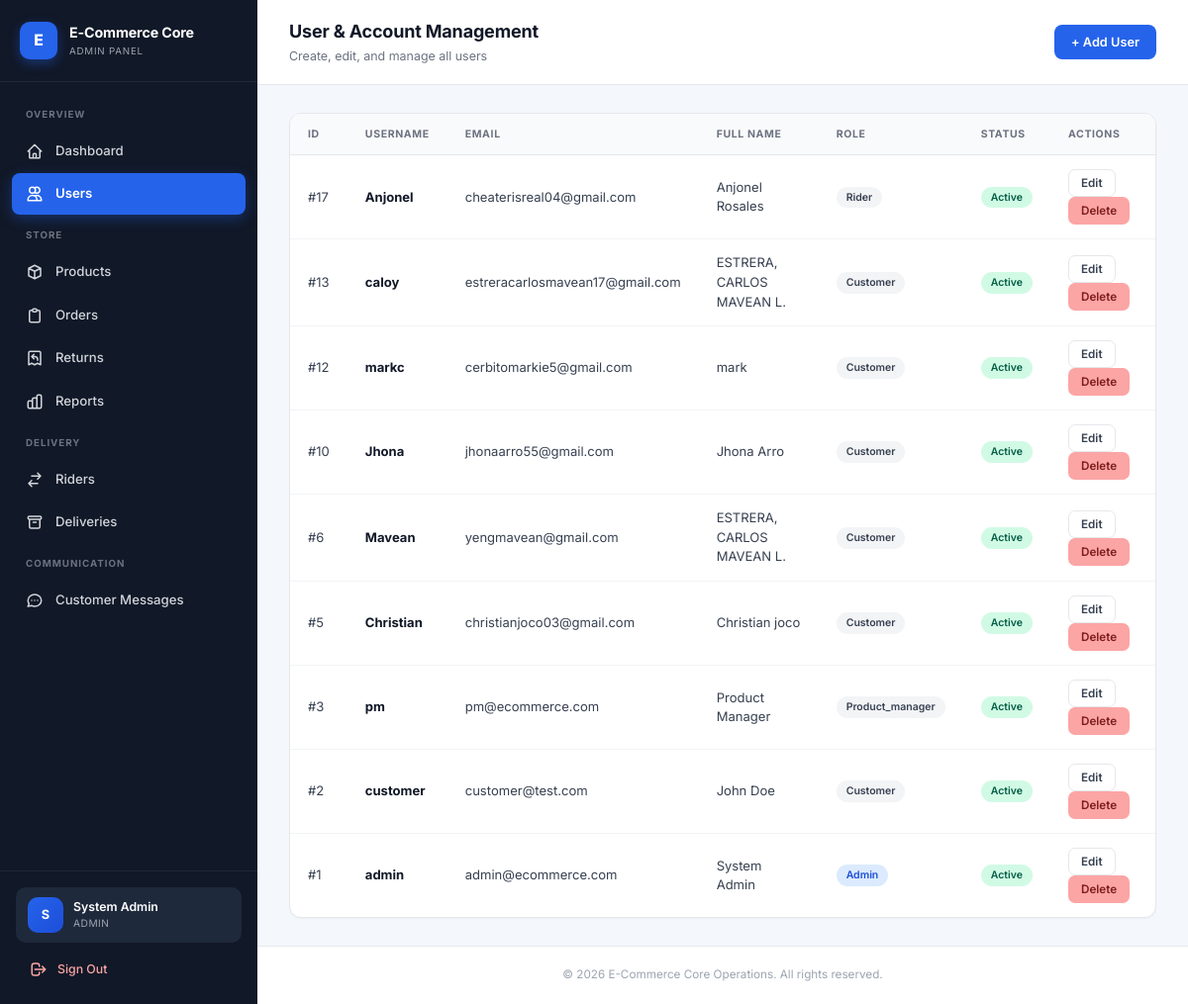
Page /modules/users.php (signed in) on the committed database.
### tables this page shows
CREATE TABLE `users` (
  `id` int(11) NOT NULL,
  `username` varchar(50) NOT NULL,
  `email` varchar(100) NOT NULL,
  `phone` varchar(20) DEFAULT NULL,
  `address` text DEFAULT NULL,
  `city` varchar(80) DEFAULT NULL,
  `province` varchar(80) DEFAULT NULL,
  `postal_code` varchar(10) DEFAULT NULL,
  `password` varchar(255) NOT NULL,
  `full_name` varchar(100) DEFAULT NULL,
  `role` enum('admin','product_manager','customer','rider') DEFAULT 'customer',
  `status` enum('active','inactive') DEFAULT 'active',
  `email_verified` tinyint(1) DEFAULT 0,
  `profile_completed` tinyint(1) DEFAULT 0,
  `must_change_password` tinyint(1) DEFAULT 0,
  `temp_password_issued_at` datetime DEFAULT NULL,
  `created_at` timestamp NOT NULL DEFAULT current_timestamp()
);

### includes/auth.php (called while the page is built, shortened)
<?php
if (!function_exists('e')) {
    function e($s) { return htmlspecialchars($s ?? '', ENT_QUOTES, 'UTF-8'); }
}

### modules/users.php (the view, shortened to what this page needs)
<?php
require_once __DIR__ . '/../includes/auth.php';
require_once __DIR__ . '/../config/db.php';
$users = $pdo->query("SELECT * FROM users ORDER BY id DESC")->fetchAll();
require_once __DIR__ . '/../includes/header.php';
?>
<div class="app-layout">
    <?php require __DIR__ . '/../includes/sidebar.php'; ?>
    <div class="main-wrapper">
        <header class="topbar">
            <div class="topbar-left">
                <div>
                    <h2>User & Account Management</h2>
                    <p>Create, edit, and manage all users</p>
                </div>
            </div>
            <button onclick="openCreate()" class="btn btn-primary">+ Add User</button>
        </header>
        <div class="page-body">
            <div class="card">
                <div class="table-wrapper">
                    <table>
                        <thead>
                            <tr>
                                <th>ID</th><th>Username</th><th>Email</th><th>Full Name</th>
                                <th>Role</th><th>Status</th><th>Actions</th>
                            </tr>
                        </thead>
                        <tbody>
                            <?php foreach ($users as $u): ?>
                            <tr>
                                <td>#<?= $u['id'] ?></td>
                                <td><strong style="color:#111827;"><?= e($u['username']) ?></strong></td>
                                <td><?= e($u['email']) ?></td>
                                <td><?= e($u['full_name']) ?></td>
                                <td><span class="badge <?= $u['role']==='admin' ? 'badge-blue' : 'badge-gray' ?>"><?= e(ucfirst($u['role'])) ?></span></td>
                                <td><span class="badge <?= $u['status']==='active' ? 'badge-green' : 'badge-red' ?>"><?= e(ucfirst($u['status'])) ?></span></td>
                                <td>
                                    <button onclick='editUser(<?= json_encode($u, JSON_HEX_APOS | JSON_HEX_QUOT) ?>)' class="btn btn-secondary btn-sm">Edit</button>
                                    <form method="POST" style="display:inline;" onsubmit="return confirm('Delete this user?')">
                                        <button type="submit" class="btn btn-danger btn-sm">Delete</button>
                                    </form>
                                </td>
                            </tr>
                            <?php endforeach; ?>
                        </tbody>
                    </table>
                </div>
            </div>
        </div>
        <?php require __DIR__ . '/../includes/footer.php'; ?>

### assets/css/style.css (style rules this page uses)
*, *::before, *::after { box-sizing: border-box; }
html, body { margin: 0; padding: 0; font-family: 'Inter', -apple-system, BlinkMacSystemFont, 'Segoe UI', Roboto, sans-serif; background: #f4f7fb; color: #1f2937; font-size: 15px; line-height: 1.5; -webkit-font-smoothing: antialiased; }
.app-layout { display: flex; min-height: 100vh; width: 100%; }
.main-wrapper { flex: 1; margin-left: 260px; min-height: 100vh; display: flex; flex-direction: column; width: calc(100% - 260px); min-width: 0; }
.topbar { background: #fff; border-bottom: 1px solid #e5e7eb; padding: 18px 32px; display: flex; justify-content: space-between; align-items: center; position: sticky; top: 0; z-index: 30; gap: 16px; }
.topbar-left { display: flex; align-items: center; gap: 14px; min-width: 0; flex: 1; }
.topbar-left > div { min-width: 0; }
.topbar h2 { font-size: 1.2rem; font-weight: 700; color: #111827; margin: 0; letter-spacing: -0.01em; white-space: nowrap; overflow: hidden; text-overflow: ellipsis; }
.topbar p { color: #6b7280; font-size: 0.83rem; margin: 3px 0 0; white-space: nowrap; overflow: hidden; text-overflow: ellipsis; }
.page-body { padding: 28px 32px; flex: 1; width: 100%; }
.card { background: #fff; border: 1px solid #e5e7eb; border-radius: 12px; box-shadow: 0 1px 2px rgba(16, 24, 40, 0.04); overflow: hidden; }
.btn { display: inline-flex; align-items: center; justify-content: center; gap: 6px; padding: 9px 16px; border-radius: 8px; font-size: 0.85rem; font-weight: 600; text-decoration: none; cursor: pointer; border: 1px solid transparent; transition: all 0.15s ease; white-space: nowrap; font-family: inherit; line-height: 1.2; }
.btn-primary { background: #2563eb; color: #fff; }
.btn-secondary { background: #fff; color: #374151; border-color: #e5e7eb; }
.btn-danger { background: #fca5a5; color: #7f1d1d; }
.btn-sm { padding: 6px 12px; font-size: 0.78rem; border-radius: 7px; }
.table-wrapper { overflow-x: auto; -webkit-overflow-scrolling: touch; }
table { width: 100%; border-collapse: collapse; font-size: 0.87rem; }
thead { background: #f9fafb; border-bottom: 1px solid #e5e7eb; }
thead th { text-align: left; padding: 13px 18px; font-size: 0.7rem; font-weight: 700; color: #6b7280; text-transform: uppercase; letter-spacing: 0.06em; white-space: nowrap; }
tbody tr { border-bottom: 1px solid #f3f4f6; transition: background 0.12s; }
tbody tr:last-child { border-bottom: none; }
tbody td { padding: 14px 18px; color: #374151; vertical-align: middle; }
.badge { display: inline-flex; align-items: center; padding: 3px 10px; border-radius: 999px; font-size: 0.7rem; font-weight: 600; text-transform: capitalize; white-space: nowrap; }
.badge-blue { background: #dbeafe; color: #1d4ed8; }
.badge-green { background: #d1fae5; color: #065f46; }
.badge-gray { background: #f3f4f6; color: #374151; }

### rows in the picture
users: id "17", username "Anjonel", email "cheaterisreal04@gmail.com", full_name "Anjonel Rosales", role "Rider", status "Active"
users: id "13", username "caloy", email "estreracarlosmavean17@gmail.com", full_name "ESTRERA, CARLOS MAVEAN L.", role "Customer", status "Active"
users: id "12", username "markc", email "cerbitomarkie5@gmail.com", full_name "mark", role "Customer", status "Active"
users: id "10", username "Jhona", email "jhonaarro55@gmail.com", full_name "Jhona Arro", role "Customer", status "Active"
users: id "6", username "Mavean", email "yengmavean@gmail.com", full_name "ESTRERA, CARLOS MAVEAN L.", role "Customer", status "Active"
users: id "5", username "Christian", email "christianjoco03@gmail.com", full_name "Christian joco", role "Customer", status "Active"
users: id "3", username "pm", email "pm@ecommerce.com", full_name "Product Manager", role "Product_manager", status "Active"
users: id "2", username "customer", email "customer@test.com", full_name "John Doe", role "Customer", status "Active"
users: id "1", username "admin", email "admin@ecommerce.com", full_name "System Admin", role "Admin", status "Active"

### other values in the picture
$initial "S"
$_SESSION['full_name'] "System Admin"
str_replace('_', ' ', $role) "ADMIN"
